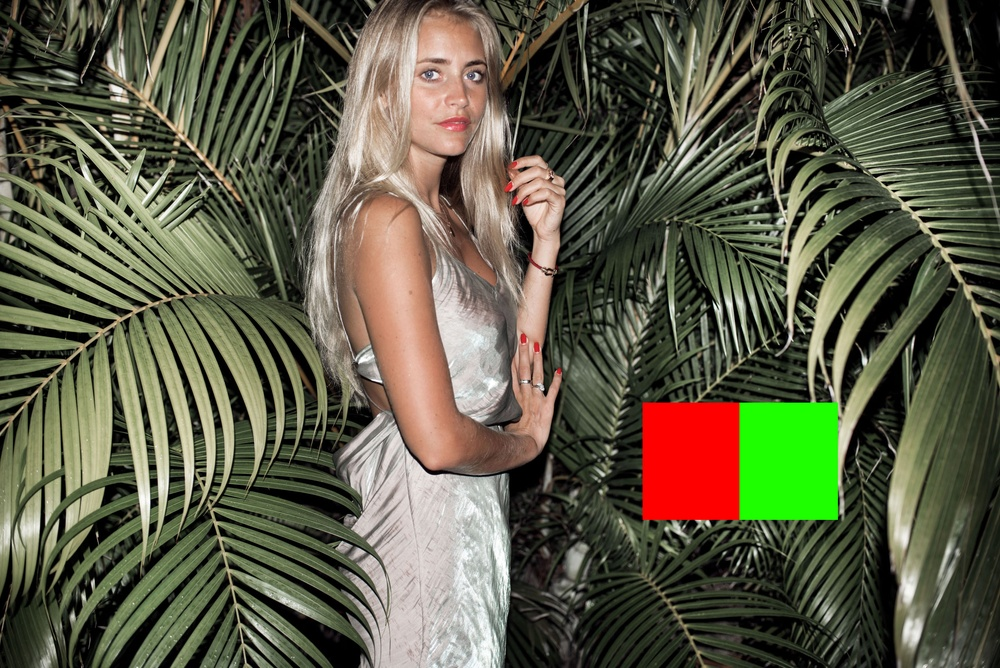
#> input picture edge-detection/djungle-lady.jpg, 1000 x 668 px, shrunk from 2560 x 1709 before the run
$ python main.py   (older library calls are emulated)
#> lines starting #> are read from the running program, lines starting #| are printed output that depends on the picture
'''
Module for identifying an edge between two different colors
'''

from scipy import misc, ndimage
import matplotlib.pyplot as plt
import numpy as np

def rgb2rg(rgb):
    '''
    returns the dot-product
    '''
    return np.dot(rgb[..., :3], [0.299, 0.587, 0.114])


def find_line(filename):
    '''
    Takes a filename as input and returns the x-position of the edge,
    as well as displaying it in a pop-up image
    '''
#> called with filename = 'djungle-lady.jpg'
    image = misc.imread(filename)
#> image is the input picture: shape (668, 1000, 3); mean R, G, B 92.5, 91.5, 70.4
    image = image.astype('float32')

    sy_sobel = ndimage.sobel(image, axis=1, mode='constant')
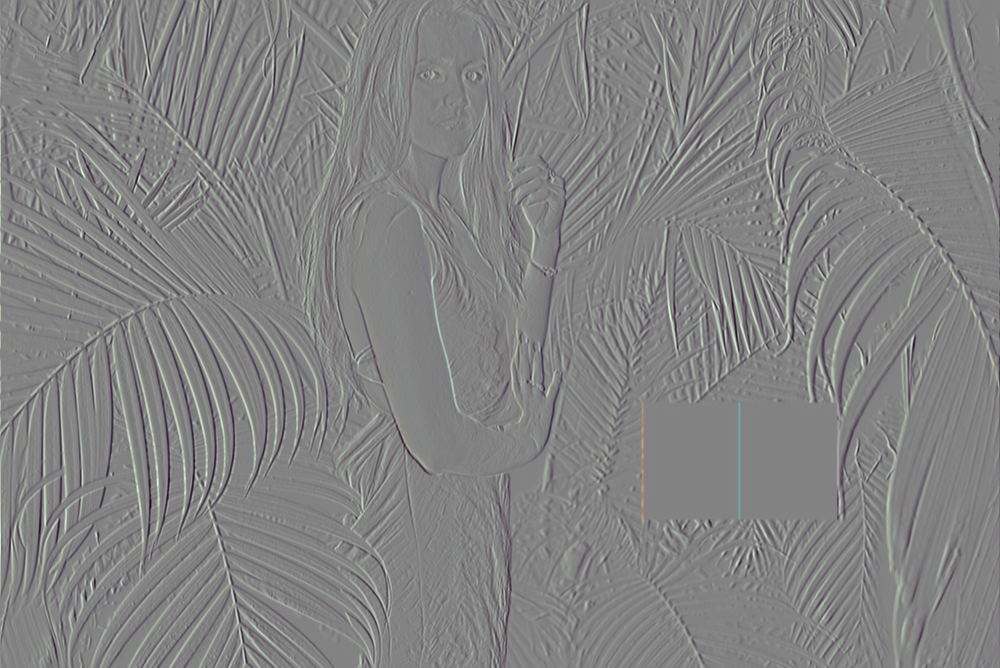
#> sy_sobel: shape (668, 1000, 3) float32; mean R, G, B -0.5, -0.6, -0.4; drawn with min black and max white

    height = sy_sobel.shape[0]
#> height = 668
    num_checks = 20
    delta_height = int(height/num_checks)
#> delta_height = 33

    curr_height = 0
    cum_indices = []
    amount = 0
    while amount < range(num_checks):
        amount += 1
        line = rgb2rg(sy_sobel[curr_height, :, :])
        indices = []
        for i in range(len(line)):
            slc = line[max(0, i-40):min(len(line)-1, i+40)]

            if np.mean(slc[:15]) == 0 and np.mean(slc[-15:]) == 0 and np.mean(np.abs(slc)) < 20:
                if not np.mean(np.abs(slc)) == 0:
                    indices.append(i)
        if len(indices) > 5:
            cum_indices.append(np.mean(indices))
        curr_height += delta_height
#> after the loop, amount = 0; cum_indices = []; curr_height = 0
    here = np.mean(cum_indices)

    plt.imshow(image)
    plt.axvline(x=here)
    plt.show()
    return here


#> (the run stopped early here; a loop or call above may not have finished)

$ run again, with edge-detection/MDCL-lecture.jpg copied over edge-detection/djungle-lady.jpg
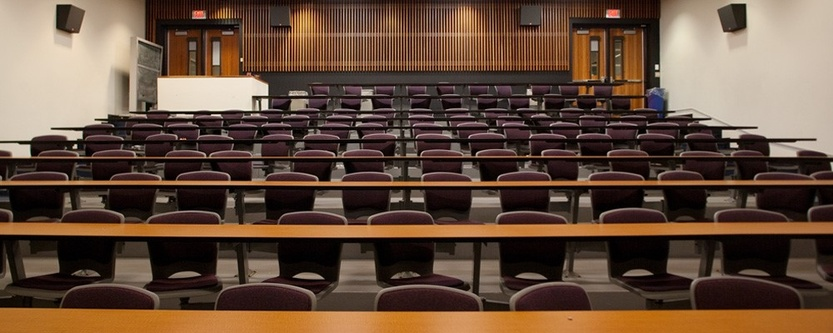
#> input picture edge-detection/MDCL-lecture.jpg, 833 x 333 px, shrunk from 1000 x 400 before the run
#> in find_line, image is the input picture: shape (333, 833, 3); mean R, G, B 100.7, 76.8, 60.4
#> in find_line, `sy_sobel = ndimage.sobel(image, axis=1, mode='constant')`:
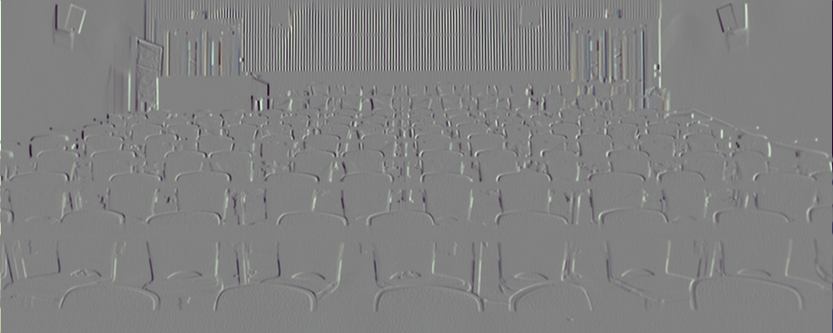
#> sy_sobel: shape (333, 833, 3) float32; mean R, G, B 0, 0, 0; drawn with min black and max white
#> after the loop in find_line, `while amount < range(num_checks):`: amount = 0; cum_indices = []; curr_height = 0

$ run again, with edge-detection/lecture.jpg copied over edge-detection/djungle-lady.jpg
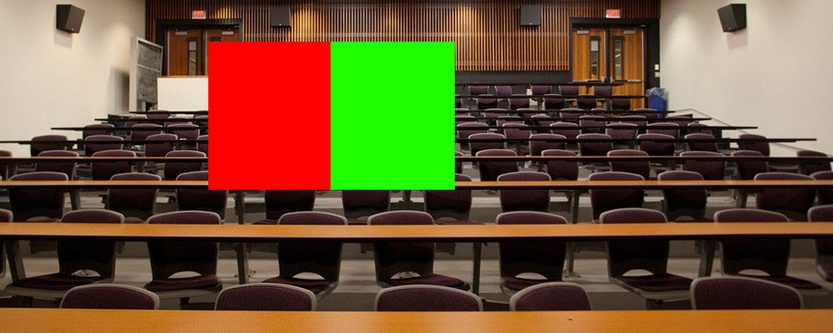
#> input picture edge-detection/lecture.jpg, 833 x 333 px, shrunk from 1000 x 400 before the run
#> in find_line, image is the input picture: shape (333, 833, 3); mean R, G, B 107.4, 84.9, 52.9
#> in find_line, `sy_sobel = ndimage.sobel(image, axis=1, mode='constant')`:
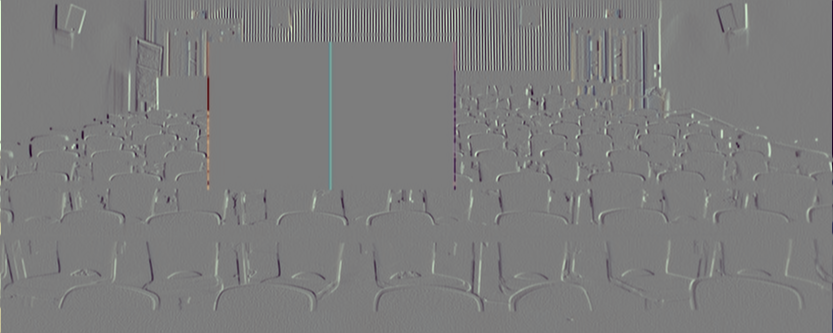
#> sy_sobel: shape (333, 833, 3) float32; mean R, G, B 0, 0, 0; drawn with min black and max white
#> after the loop in find_line, `while amount < range(num_checks):`: amount = 0; cum_indices = []; curr_height = 0
